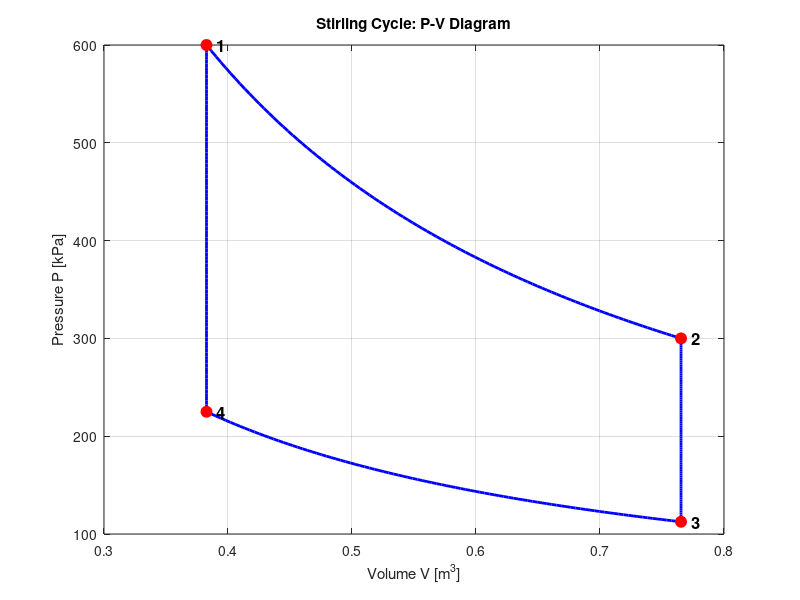
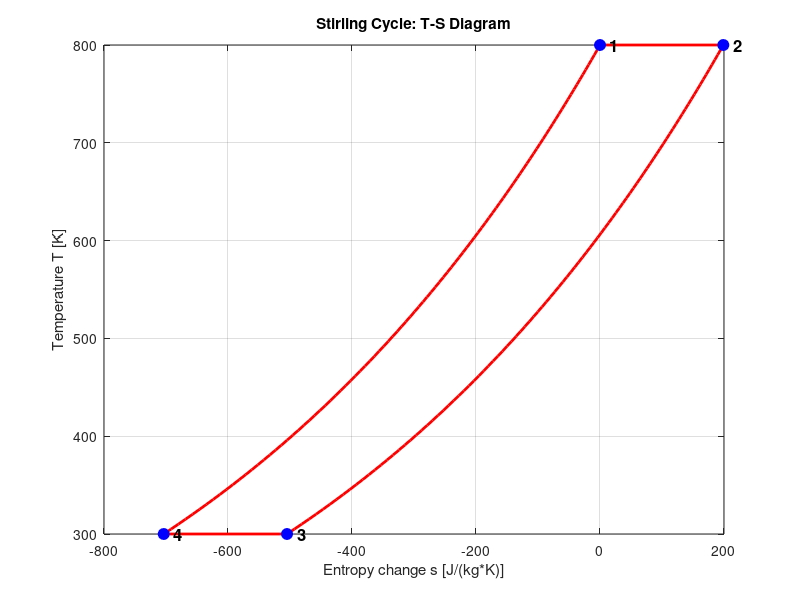

These figures' MATLAB source, in order:
%% ========================================================================
%  STIRLING CYCLE MODEL
%  Repository: thermodynamic-cycles
%  Working fluid: ideal gas (air, air-standard assumptions)
%
%  Two isothermals and two isochorics, with ideal regeneration. The two
%  constant-volume legs exchange heat internally. Four processes:
%     1 -> 2 : Isothermal expansion at T_hot      (heat added, external)
%     2 -> 3 : Isochoric cooling                  (heat to regenerator)
%     3 -> 4 : Isothermal compression at T_cold   (heat rejected, external)
%     4 -> 1 : Isochoric heating                  (heat from regenerator)
%
%  With perfect regeneration, eta = 1 - T_cold/T_hot = Carnot.
% ========================================================================

clear; clc; close all;

%% SECTION 1: WORKING FLUID PROPERTIES
R=287; gamma=1.4; cv=R/(gamma-1); cp=gamma*cv;
fprintf('==================================================\n');
fprintf('  WORKING FLUID PROPERTIES (air, ideal gas)\n');
fprintf('==================================================\n');
fprintf('  Gas constant R        = %8.3f J/(kg*K)\n', R);
fprintf('  Specific heat ratio   = %8.3f\n', gamma);
fprintf('  cv                    = %8.3f J/(kg*K)\n', cv);
fprintf('  cp                    = %8.3f J/(kg*K)\n', cp);
fprintf('\n');

%% SECTION 2: CYCLE INPUT PARAMETERS
m=1.0; T_hot=800; T_cold=300; P1=600e3; rv=2.0;   % rv = V2/V1 volume ratio
V1=m*R*T_hot/P1; V2=rv*V1;
fprintf('==================================================\n');
fprintf('  CYCLE INPUT PARAMETERS\n');
fprintf('==================================================\n');
fprintf('  Mass m                = %8.3f kg\n', m);
fprintf('  Hot temperature       = %8.3f K\n', T_hot);
fprintf('  Cold temperature      = %8.3f K\n', T_cold);
fprintf('  State 1 pressure      = %8.3f kPa\n', P1/1000);
fprintf('  Volume ratio V2/V1    = %8.3f\n', rv);
fprintf('\n');

%% SECTION 3: STATE POINT CALCULATIONS  (1 -> 2 -> 3 -> 4 -> 1)
% STATE 1: hot isotherm, minimum volume
T1=T_hot;  V1_=V1; P1_=P1;
% STATE 2: isothermal expansion at T_hot to V2
T2=T_hot;  V2_=V2; P2=m*R*T2/V2;
% STATE 3: isochoric cooling at V2 to T_cold
T3=T_cold; V3=V2;  P3=m*R*T3/V3;
% STATE 4: isothermal compression at T_cold back to V1
T4=T_cold; V4=V1;  P4=m*R*T4/V4;

P_states=[P1,P2,P3,P4]; V_states=[V1,V2,V3,V4]; T_states=[T1,T2,T3,T4];
fprintf('==================================================\n');
fprintf('  STATE POINTS\n');
fprintf('==================================================\n');
fprintf('  State    P [kPa]     V [m^3]      T [K]\n');
fprintf('  --------------------------------------------\n');
for i=1:4
    fprintf('    %d    %9.2f   %9.6f   %8.2f\n', ...
            i, P_states(i)/1000, V_states(i), T_states(i));
end
fprintf('\n');

%% SECTION 4: HEAT AND WORK PER PROCESS
% 1->2 isothermal at T_hot: Q = W = m*R*T_hot*ln(V2/V1)
W_12=m*R*T_hot*log(V2/V1);  Q_12=W_12;
% 2->3 isochoric cooling: W = 0, Q = m*cv*dT (to regenerator)
W_23=0;                     Q_23=m*cv*(T3-T2);
% 3->4 isothermal at T_cold
W_34=m*R*T_cold*log(V4/V3); Q_34=W_34;
% 4->1 isochoric heating: W = 0, Q = m*cv*dT (from regenerator)
W_41=0;                     Q_41=m*cv*(T1-T4);

Q_processes=[Q_12,Q_23,Q_34,Q_41];
W_processes=[W_12,W_23,W_34,W_41];
labels={'1->2 iso-T expansion','2->3 isochoric cool (regen)',...
        '3->4 iso-T compression','4->1 isochoric heat (regen)'};
fprintf('==================================================\n');
fprintf('  HEAT AND WORK PER PROCESS\n');
fprintf('==================================================\n');
fprintf('  Process                       Q [kJ]      W [kJ]\n');
fprintf('  ---------------------------------------------------\n');
for i=1:4
    fprintf('  %-25s  %9.3f   %9.3f\n', ...
            labels{i}, Q_processes(i)/1000, W_processes(i)/1000);
end
fprintf('\n');

%% SECTION 5: CYCLE TOTALS AND EFFICIENCY
Q_regen=m*cv*(T_hot-T_cold);
Q_in_ext=Q_12; Q_out_ext=abs(Q_34);
W_net=sum(W_processes);
eta_cycle=W_net/Q_in_ext;
eta_carnot=1-T_cold/T_hot;
fprintf('==================================================\n');
fprintf('  CYCLE TOTALS AND EFFICIENCY (ideal regeneration)\n');
fprintf('==================================================\n');
fprintf('  Regenerator duty      = %9.3f kJ (each isochoric leg)\n', Q_regen/1000);
fprintf('  External heat in      = %9.3f kJ\n', Q_in_ext/1000);
fprintf('  External heat out     = %9.3f kJ\n', Q_out_ext/1000);
fprintf('  Net work W_net        = %9.3f kJ\n', W_net/1000);
fprintf('  Thermal efficiency    = %9.4f  (%.2f%%)\n', eta_cycle, eta_cycle*100);
fprintf('  Carnot efficiency     = %9.4f  (%.2f%%)\n', eta_carnot, eta_carnot*100);
fprintf('\n');
if abs(eta_cycle-eta_carnot)<1e-6
    fprintf('  CHECK PASSED: regenerated Stirling reaches Carnot efficiency.\n');
else
    fprintf('  CHECK FAILED: efficiency does not match Carnot limit.\n');
end
fprintf('\n');

%% SECTION 6: SMOOTH PROCESS CURVES
N=100;
V_12=linspace(V1,V2,N); P_12=m*R*T_hot./V_12;        % isothermal
P_23=linspace(P2,P3,N); V_23=V2*ones(1,N);           % isochoric
V_34=linspace(V3,V4,N); P_34=m*R*T_cold./V_34;       % isothermal
P_41=linspace(P4,P1,N); V_41=V1*ones(1,N);           % isochoric
V_curve=[V_12,V_23,V_34,V_41]; P_curve=[P_12,P_23,P_34,P_41];

%% SECTION 7: ENTROPY VALUES
s1=0;
s2=s1+R*log(V2/V1);          % 1->2 isothermal
s3=s2+cv*log(T3/T2);         % 2->3 isochoric
s4=s3+R*log(V4/V3);          % 3->4 isothermal
s_states=[s1,s2,s3,s4];
T23=linspace(T2,T3,N); s23=s2+cv*log(T23/T2);
T41=linspace(T4,T1,N); s41=s4+cv*log(T41/T4);
s_TS=[s1,s2,s23,s3,s4,s41,s1];
T_TS=[T1,T2,T23,T3,T4,T41,T1];

%% SECTION 8: PLOTTING
figure('Name','Stirling Cycle P-V Diagram','Color','w');
plot(V_curve,P_curve/1000,'b-','LineWidth',2); hold on;
plot(V_states,P_states/1000,'ro','MarkerFaceColor','r','MarkerSize',8);
for i=1:4
    text(V_states(i),P_states(i)/1000,sprintf('  %d',i),...
         'FontSize',12,'FontWeight','bold');
end
xlabel('Volume V [m^3]'); ylabel('Pressure P [kPa]');
title('Stirling Cycle: P-V Diagram'); grid on; hold off;

figure('Name','Stirling Cycle T-S Diagram','Color','w');
plot(s_TS,T_TS,'r-','LineWidth',2); hold on;
plot(s_states,T_states,'bo','MarkerFaceColor','b','MarkerSize',8);
for i=1:4
    text(s_states(i),T_states(i),sprintf('  %d',i),...
         'FontSize',12,'FontWeight','bold');
end
xlabel('Entropy change s [J/(kg*K)]'); ylabel('Temperature T [K]');
title('Stirling Cycle: T-S Diagram'); grid on; hold off;

fprintf('Plots generated. Stirling cycle model complete.\n');
%% END OF STIRLING CYCLE MODEL
